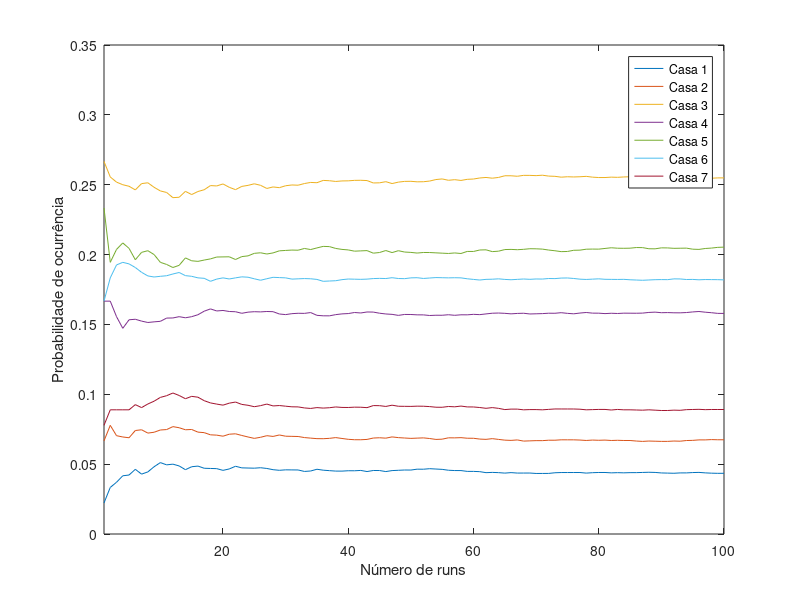
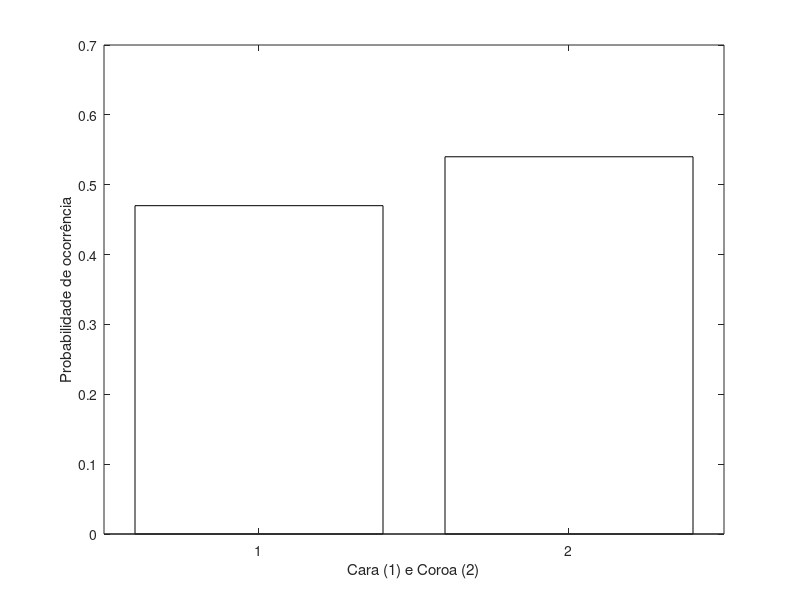

Here is the MATLAB script that generated these plots, in order:
close all;
Njogadas=100;
NMC=100; %Número de runs
Ndiscard=10;
Ncasas=7;
z = zeros(NMC,Ncasas); %número de estados do jogo, que indica o número de vezes que se caiu em cada casa
y = zeros(1,Njogadas); % dimensão igual ao número de jogadas em cada run de Monte Carlo, que indica as casas em que se caiu em cada jogada
Aluguer = [10,10,0,15,20,25,35];
estados = [2,3,4,5,6,3,1;
           3,4,5,6,3,7,2]; %representação da máquina de estados a posição estados(1,1) representa a casa onde se vai para caso estejamos na casa 1 e calhe cara
coinflips = zeros(1,Njogadas);
zfreq = zeros(NMC,Ncasas);
%rand('state',0)
espera = 0;
hh = waitbar(espera,"Doing stuff");

for i=1:1:NMC
    x = 0; %variável escalar que indica o número do estado em que a marca do jogador está em cada instante;
    for k=1:1:Njogadas+1 % a inicial n conta para o nº de jogadas         
        avanca = randi([1 2]); % lançamento da moeda
        coinflips(k)=avanca;
        if x == 0              % no inicio está "fora do tabuleiro"
            x = avanca;        % ou vai para o 1 ou para o 2
        else    
            x = estados(avanca,x);  % avança segundo o diagrama
        end
        y(k) = x;
        if k > Ndiscard+1    
            z(i,x) = z(i,x)+1;
        end
    end 
end

%testing if transitions are right. First bullet point on question P2.
for i = 1:1:(length(y)-1)
    salto = y(i+1) - y(i);
    if(salto ~= 1 && salto ~= 2)
       salto = abs(salto);
       if(salto == 3)
           if(~((y(i) == 6 && y(i+1) == 3) &&  coinflips(i+1) == 1))
                disp("There's a wrong move in this run" )
                disp(i)
           end
       end
       if(salto == 5)
           if(~((y(i) == 7 && y(i+1) == 2)  &&  coinflips(i+1) == 2))
                disp("There's a wrong move in this run"  )
           end
       end
       if(salto == 6)
           if(~((y(i) == 7 && y(i+1) == 1)))
                disp( "Array position \t" + num2str(i) + "e o valor de salto \t"+ num2str(salto) )
           end
       end
    end
end   


%testing if transitions are right. 
for n = 1:1:NMC
    for i=1:1:Ncasas
        zfreq(n,i) = sum(z(1:n,i))/((Njogadas-Ndiscard)*n);
    end
      espera = espera + 1/NMC;
      waitbar(espera,hh,"Doing stuff");
end
figure(1)
for i = 1:1:Ncasas
    xlim([1,NMC]);
    plot(zfreq(:,i))
    hold on
end
legend('Casa 1','Casa 2','Casa 3','Casa 4','Casa 5','Casa 6','Casa 7');
xlabel('Número de runs')
ylabel('Probabilidade de ocurrência')

%Last bullet point on question P2. Probability of coinflips

coinflips_frequency = zeros(1,2);
for i=1:1:length(coinflips)
    if coinflips(i) == 1
        coinflips_frequency(1,1) = coinflips_frequency(1,1) + 1; 
    end
    if coinflips(i) == 2
        
        coinflips_frequency(1,2) = coinflips_frequency(1,2) + 1;
    end
end
figure(3)
bar(1:2, coinflips_frequency/Njogadas,'FaceColor','flat')
xlabel('Cara (1) e Coroa (2)')
ylabel('Probabilidade de ocorrência')
%1 corresponde a sair "cara" e um resultado igual a 2 é "coroa"
close(hh)
